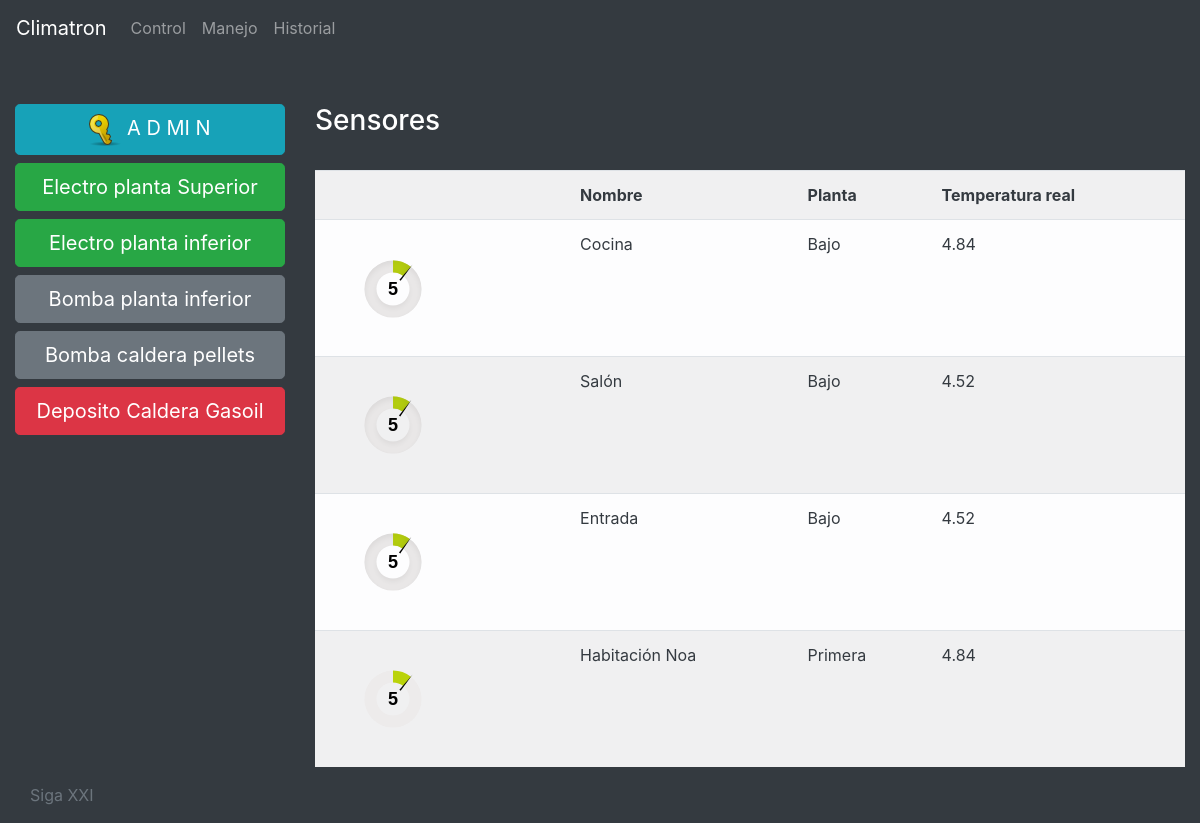
The page / on the database its author committed.
### clima/models.py (models this page shows, shortened)
class sensor_instalacion(models.Model):
	nombre_sensor = models.CharField(max_length=100)
	tipo_sensor = models.ForeignKey(tipo_sensor, default=None, null=False, blank=False)
	estado = models.ForeignKey(estado, default=None, null=False, blank=False)
	valor = models.DecimalField(max_digits=5, decimal_places=2, default=Decimal('0.00'))
	fecha_lectura = models.DateTimeField(default=datetime.now, blank=False)
	puerto = models.IntegerField(default=0)
	class Meta:
		verbose_name_plural = "Sensores instalación"

class sensor(models.Model):
	nombre_sensor = models.CharField(max_length=100)
	tipo_sensor = models.ForeignKey(tipo_sensor, default=None, null=False, blank=False)
	planta = models.ForeignKey(planta, default=None, null=False, blank=False)
	ip = models.CharField(max_length=200)
	tb = models.DecimalField(max_digits=5, decimal_places=2)
	tn = models.DecimalField(max_digits=5, decimal_places=2)
	tc = models.DecimalField(max_digits=5, decimal_places=2)
	ultima_temperatura = models.DecimalField(max_digits=5, decimal_places=2, default=Decimal('0.00'))
	fecha_lectura = models.DateTimeField(default=datetime.now, blank=False)
	humedad = models.DecimalField(max_digits=5, decimal_places=2, default=Decimal('0.00'))
	bateria = models.DecimalField(max_digits=5, decimal_places=2, default=Decimal('0.00'))
	lectura = models.BooleanField(default=True)
	class Meta:
		verbose_name_plural = "Sensores"

class planta(models.Model):
	nombre_planta = models.CharField(max_length=100)
	class Meta:
		verbose_name_plural = "Plantas"
	def __unicode__(self):
		return self.nombre_planta

### clima/views.py (the view)
# urls.py: url(r'^$', views.home, name='home'),
def home(request):
	sensores = sensor.objects.order_by('planta')
	instalacion = sensor_instalacion.objects.order_by('tipo_sensor')
	context = {'los_sensores': sensores , 'las_instalaciones' : instalacion}
	return render(request, 'clima/home.html', context)

### templates/clima/home.html (shortened to what this page needs)
{% extends "base.html" %}
{%   load   staticfiles   %}
{% block elcss %}
<link href="{% static 'css/gauge.css' %}" rel="stylesheet">
{% endblock %}
{% block content %}
<br /><br />
<div class="row">
	<div class="col-md-3 col-lg-3">
		<a href="/admin" class="btn btn-info btn-lg btn-block">
			<img src="/media/key.png">
			A D MI N
		</a>
		{% for instalacion in las_instalaciones %}
			{% if instalacion.estado.codigo  == 1 %}
            			<a href="/sensor_instalacion_detalle/{{instalacion.id}}/" class="btn btn-success btn-lg btn-block">{{ instalacion.nombre_sensor }}</a>
       			{% endif %}
			{% if instalacion.estado.codigo  == 2 %}
            			<a href="/sensor_instalacion_detalle/{{instalacion.id}}/" class="btn btn-secondary btn-lg btn-block">{{ instalacion.nombre_sensor }}</a>
            		{% endif %}
			{% if instalacion.estado.codigo  == 0 %}
            			<a href="/sensor_instalacion_detalle/{{instalacion.id}}/" class="btn btn-danger btn-lg btn-block">{{ instalacion.nombre_sensor }}</a>
            		{% endif %}
     	   	{% endfor %}
    </div>
    <div class="col-md-9 col-lg-9" >
    	<h3> Sensores </h3>
    	<br />
    	{% if los_sensores %}
             <div class="table-responsive">
                <table class="table table-striped table-light text-dark">
                	<th></th>
                  <th>Nombre</th>
                  <th>Planta</th>
                  <th>Temperatura real</th>
                  {% for sensor in los_sensores %}
                    <tr>
                    		<td><div class="termometro" id="{{ sensor.nombre_sensor }}" ></div></td>
                        <td>{{ sensor.nombre_sensor }}</td>
                        <td>{{ sensor.planta }}</td>
                        <td>{{ sensor.ultima_temperatura }}</td>
                    </tr>
                  {% endfor %}
                </table>
            </div>
        {% else %}
            <p class="text-warning">Sin sensor</p>
        {% endif %}
    </div>
</div>
{% endblock %}

### templates/base.html (shortened to what this page needs)
{%   load   staticfiles   %}
<!DOCTYPE html>
<html lang="en">
<head>
	<link href="{% static 'css/bootstrap.min.css' %}" rel="stylesheet">
{%block elcss %}{% endblock %}
</head>
<body style="background-color: #343A40;">
	<nav class="navbar navbar-expand-md bg-dark navbar-dark">
  		<a class="navbar-brand" href="#">Climatron</a>
  		<div class="collapse navbar-collapse" id="collapsibleNavbar">
   		<ul class="navbar-nav">
   		   <li class="nav-item">
   		     <a class="nav-link" href="#">Control</a>
   		   </li>
   		   <li class="nav-item">
   		     <a class="nav-link" href="#">Manejo</a>
   		   </li>
   		   <li class="nav-item">
   		     <a class="nav-link" href="#">Historial</a>
   		   </li>
   		 </ul>
		</div>
	</nav>
	<div class="container-fluid bg-dark text-white">
		{% block content %} {% endblock %}
	</div>
	<div class="container-fluid bg-dark text-white">
		<row>
			<div class="col-md-12" >
				<div class="panel panel-default">
					<div class="panel-heading">
						<p class="text-muted">Siga XXI</p>
					</div>
				</div>
			</div>
		</row>
	</div>
</body>
</html>

### static/css/gauge.css (style rules this page uses)
.termometro { width:100px; height:80px; display: inline-block; margin: 1em; }

### rows shown on the page
sensor_instalacion: nombre_sensor "Electro planta Superior"
sensor_instalacion: nombre_sensor "Electro planta inferior"
sensor_instalacion: nombre_sensor "Bomba planta inferior"
sensor_instalacion: nombre_sensor "Bomba caldera pellets"
sensor_instalacion: nombre_sensor "Deposito Caldera Gasoil"
sensor: nombre_sensor "Cocina", planta "Bajo", ultima_temperatura "4.84"
sensor: nombre_sensor "Salón", planta "Bajo", ultima_temperatura "4.52"
sensor: nombre_sensor "Entrada", planta "Bajo", ultima_temperatura "4.52"
sensor: nombre_sensor "Habitación Noa", planta "Primera", ultima_temperatura "4.84"
